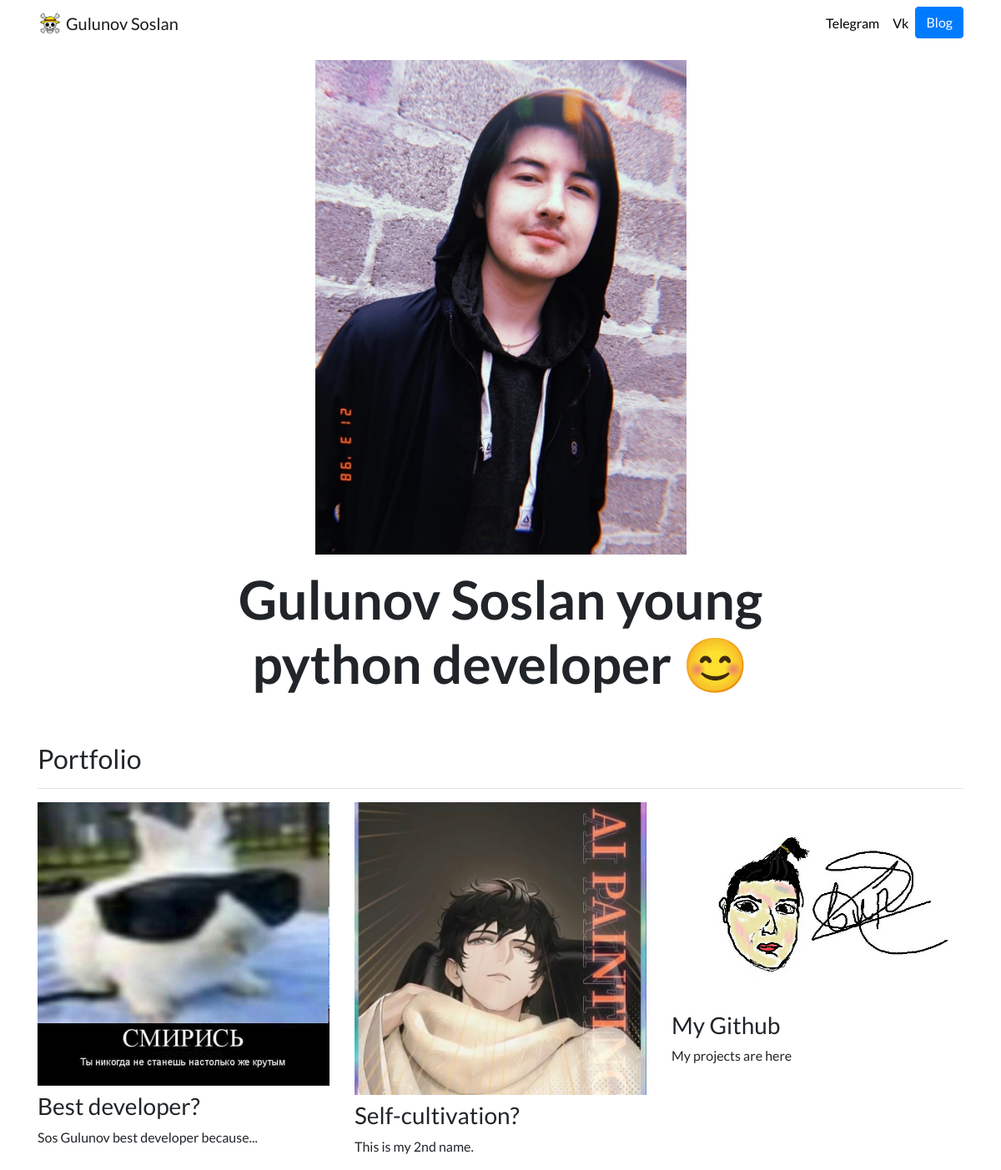
The page / on the database its author committed.
### portfolio/models.py (models this page shows, shortened)
class Project(models.Model):
    title = models.CharField(max_length=100)
    description = models.CharField(max_length=250)
    image = models.ImageField(upload_to='portfolio/images/')
    url = models.URLField(blank=True)

### portfolio/views.py (the view)
# urls.py: 2. Add a URL to urlpatterns:  path('', views.home, name='home')
def home(request):
    project = Project.objects.all()
    return render(request, "portfolio/home.html", {'projects': project})

### portfolio/templates/portfolio/home.html
{% extends "portfolio/base.html" %}
{% load static %}
{% block content %}
<div class="row justify-content-center my-3">
  <div class="col-5">
    <img src="{% static 'portfolio/img_1.png' %}" class="img-fluid">
  </div>
</div>
<div class="row justify-content-center mb-3">
  <div class="col-md-9 text-center">
    <h1 id="hometext" class="font-weight-bold">Gulunov Soslan young python developer 😊</h1>
  </div>
</div>
<h2 class="mt-5">Portfolio</h2>
<hr>
<div class="row">
  {% for project in projects %}
  <div class="col-lg-4 col-md-6">
    {% if project.url %}
    <a href="{{ project.url }}">
      <img src="{{ project.image.url }}" class="img-fluid mb-2">
    </a>
    {% else %}
    <img src="{{ project.image.url }}" class="img-fluid mb-2">
    {% endif %}
    <h3>{{ project.title }}</h3>
    <p>{{ project.description }}</p>
  </div>
  {% endfor %}
</div>
{% endblock %}

### portfolio/templates/portfolio/base.html (shortened to what this page needs)
{% load static %}
<!doctype html>
<html lang="en">
<head>
  <link rel="stylesheet" href="https://stackpath.bootstrapcdn.com/bootstrap/4.4.1/css/bootstrap.min.css">
  <link rel="stylesheet" href="{% static "portfolio/custom.css" %}">
</head>
<body>
  <nav id="topNav" class="navbar navbar-expand-md navbar-light">
    <div class="container">
      <a class="navbar-brand" href="{% url 'home' %}">
        <img src="{% static "portfolio/Logo.png" %}" width="30" height="30" class="d-inline-block align-top" alt="Nick's Logo">
        <span>Gulunov Soslan</span>
      </a>
      <div class="collapse navbar-collapse text-center" id="navbarNav">
        <ul class="navbar-nav ml-auto">
          <li class="nav-item">
            <a class="nav-link" href="{% static "portfolio/resume.pdf" %}"></a>
          </li>
          <li class="nav-item">
            <a class="nav-link" href="https://web.telegram.org/k/#@ooaallaaoo" target="_blank">Telegram</a>
          </li>
          <li class="nav-item">
            <a class="nav-link" href="https://vk.com/ooaallaaoo" target="_blank">Vk</a>
          </li>
          <li>
            <a role="button" href="{% url 'blog:all_blogs' %}" class="btn btn-primary">Blog</a>
          </li>
        </ul>
      </div>
    </div>
  </nav>
  <div class="container">
    {% block content %}{% endblock %}
  </div>
</body>
</html>

### portfolio/static/portfolio/custom.css (style rules this page uses)
.navbar-nav .nav-link { color: rgba(0,0,0,1) !important; }
body { font-family: 'Lato', sans-serif; }
@media (min-width: 992px) { #hometext { font-size: 4rem; } }

### rows shown on the page
Project: image (picture), title "Best developer?", description "Sos Gulunov best developer because..."
Project: image (picture), title "Self-cultivation?", description "This is my 2nd name."
Project: image (picture), title "My Github", description "My projects are here"
